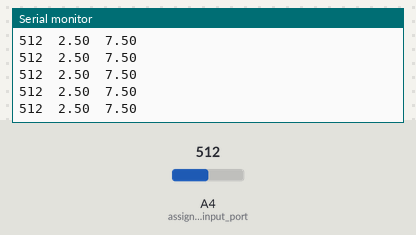
Recording of a sketch running on a simulated Arduino Uno, built with avr-gcc and run on an emulated ATmega328P. Parts: the last lines printed to the serial monitor. Inputs (shaded band) come from the test bench; at power-on: A4 (assigning_the_input_port) = 512.

Above: at 1.2 s.
1.3 s: A4 (assigning_the_input_port) set to 716
At 1.32 s:
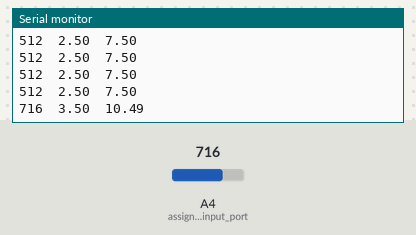
2.8 s: A4 (assigning_the_input_port) set to 900
At 2.84 s:
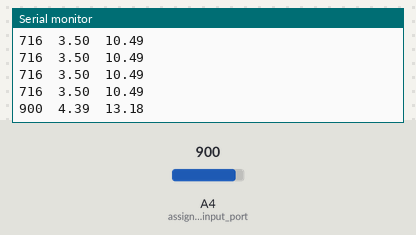
Timing chart, 0 to 5.8 s (numbered marks = the images above; inputs shaded):
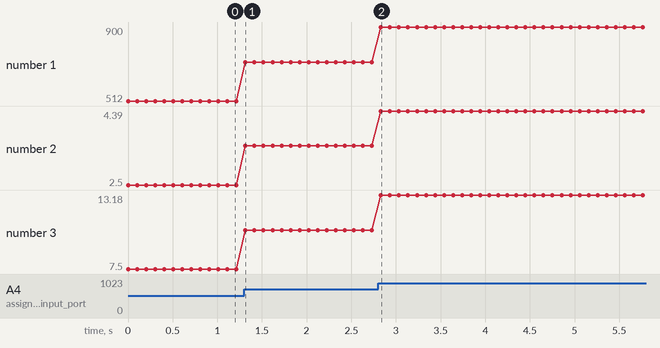

Measured:
- after the input at 1.3 s, the serial monitor: prints a new line at once (image 1)
- after the input at 2.8 s, the serial monitor: prints a new line at once (image 2)
- plotted number 1: 512 → 716 after the input at 1.3 s, 716 → 900 after the input at 2.8 s
- plotted number 2: 2.5 → 3.5 after the input at 1.3 s, 3.5 → 4.39 after the input at 2.8 s
- plotted number 3: 7.5 → 10.49 after the input at 1.3 s, 10.49 → 13.18 after the input at 2.8 s

The sketch:

voltage_reader.ino
```cpp
int analogInput = 1;
double Vout = 0.00;
double Vin = 0.00;
double R1 = 200000.00; // resistance of R1 (100K)
double R2 = 100000.00; // resistance of R2 (10K)
int val = 0;
void setup(){
   pinMode(A4, INPUT); //assigning the input port
   Serial.begin(9600); //BaudRate
}
void loop(){

   val = analogRead(A4);//reads the analog input
   Vout = (val * 5.00) / 1024.00; // formula for calculating voltage out i.e. V+, here 5.00
   Vin = Vout / (R2/(R1+R2)); // formula for calculating voltage in i.e. GND
   if (Vin<0.09)//condition
   {
     Vin=0.00;//statement to quash undesired reading !
  }
  Serial.print(val);
  Serial.print("\t");
  Serial.print(Vout);
  Serial.print("\t");
Serial.println(Vin);
delay(100); //for maintaining the speed of the output in serial moniter
}
```
